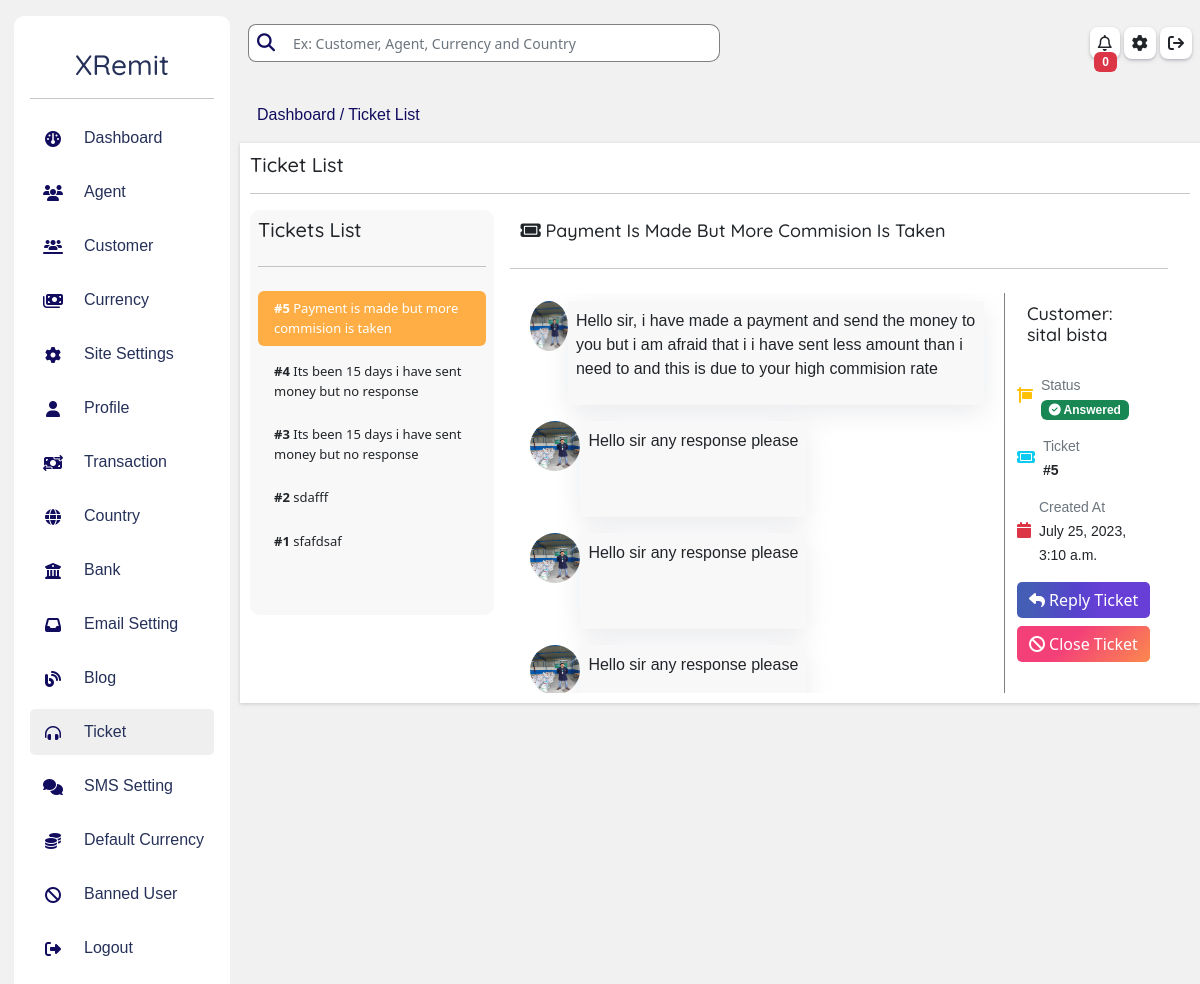
The app's page /owner/ticket-list, older data.
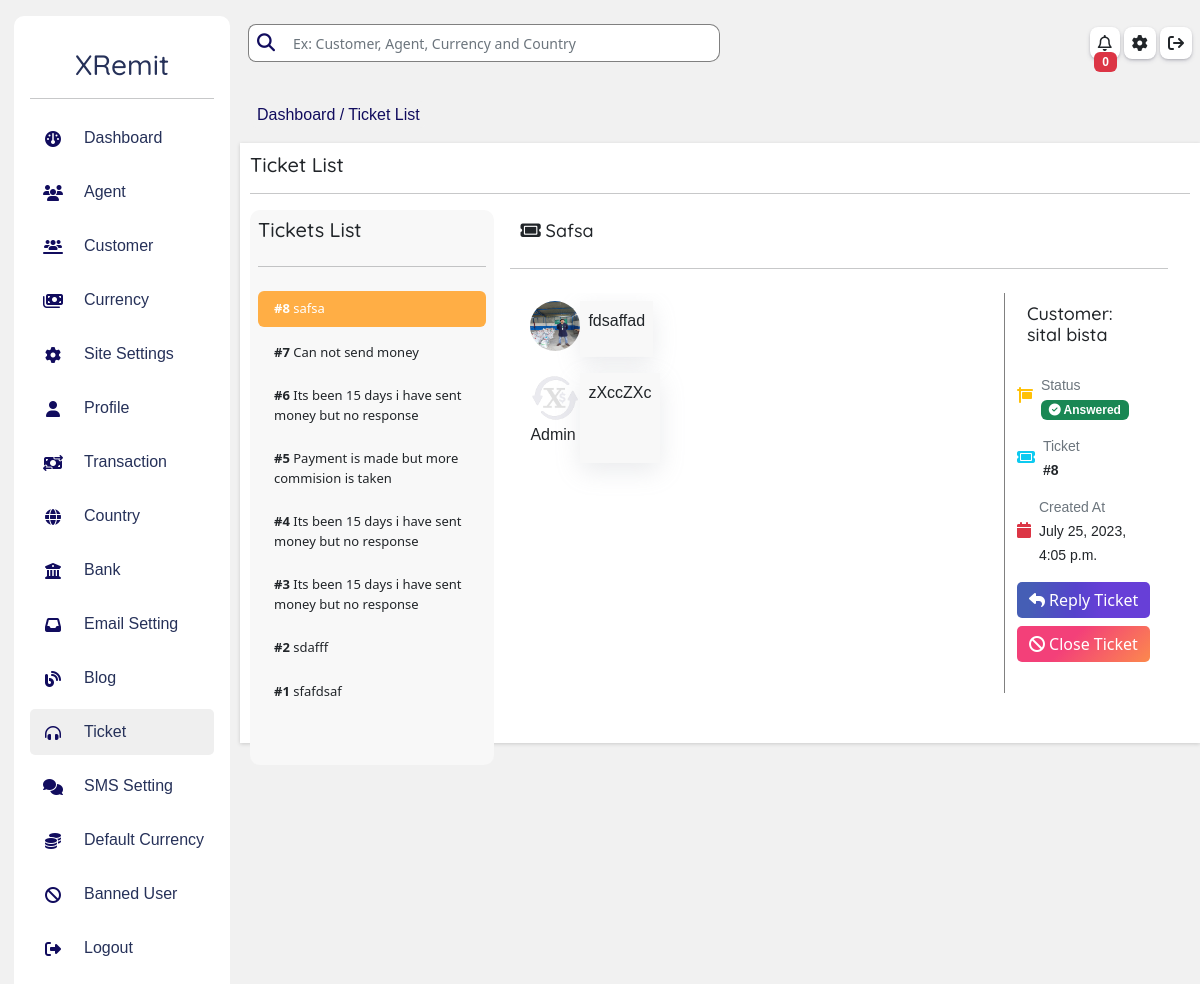
The same page, newer data.
### homepage/models.py (models this page shows, shortened)
class Ticket(models.Model):
    customer = models.ForeignKey(Customer, related_name='customer_support', on_delete=models.CASCADE)
    department = models.CharField(max_length=200, choices=(
        ('technical','Technical'),
        ('payment', 'Payment'),
    ))
    piority = models.CharField(max_length=200, choices=(
        ('high','High'),
        ('medium', 'Medium'),
        ('low', 'Low'),
    ))
    status = models.CharField(max_length=200, choices=(
        ('pending','Pending'),
        ('answered', 'Answered'),
        ('closed', 'Closed')
    ), null = True, blank = True)
    subject = models.CharField(max_length=300)
    description = RichTextUploadingField()
    date_added = models.DateTimeField(auto_now_add=True)
    updated_date = models.DateTimeField(auto_now = True)
    def __str__(self):
        return self.subject

class Customer(models.Model):
    admin = models.OneToOneField(CustomUser, related_name ="customer", on_delete=models.CASCADE, null = True, blank = True)
    number = models.BigIntegerField(null = True)
    mail_address = models.CharField(max_length=100, null = True, blank = True)
    state = models.CharField(max_length=100, null = True, blank = True)
    zip_code = models.IntegerField(null = True, blank = True)
    city = models.CharField(max_length=100, null = True, blank = True)
    country = models.ForeignKey(Country, related_name='customer_country', on_delete=models.CASCADE, null = True, blank= True)
    address = models.CharField(max_length = 200, null = True, blank = True)
    profil_pic = models.ImageField(upload_to ="profile_pic/customer/", null = True, blank = True)
    created_at = models.DateTimeField(auto_now_add= True)
    added_by = models.ForeignKey(CustomUser, null=True, blank = True, related_name = 'student_adder', on_delete = models.CASCADE)
    updated_at = models.DateTimeField(auto_now=True)
    banned = models.BooleanField(default=False)
    security = models.CharField(max_length=200, choices=(
        ('email', 'email'),
        ('sms', 'sms'),
        ('both', 'both'),
        ('none','none')
    ), default='none', null= True, blank = True)
    kyc_verified = models.BooleanField(default=False)
    rejected = models.BooleanField(default=False)
    objects = models.Manager()

class TicketReply(models.Model):
    ticket = models.ForeignKey(Ticket, related_name='ticket_reply', on_delete=models.CASCADE)
    description = RichTextUploadingField()
    date_added = models.DateTimeField(auto_now_add=True)
    updated_date = models.DateTimeField(auto_now = True)
    replied_by = models.ForeignKey(CustomUser, related_name='user_reply', on_delete=models.CASCADE)

class CustomUser(AbstractUser):
    user_type_data = (("owner", "owner"), ("agent", 'agent'), ("customer", 'customer'))
    user_type = models.CharField(default = "owner", choices = user_type_data, max_length = 20)
    email = models.EmailField(unique = True)

### owner/views.py (the view, shortened to what this page needs)
# urls.py: path('ticket-list', views.ticketList, name ="ticketView"),
def ticketList(request):
    ticket = Ticket.objects.all().order_by('-id')
    check = None
    for i in ticket:
        check = i.id
        break
    dist = {
        'ticket':ticket,
        'check':check,
        'form':ReplyForm()
    }
    noti = notification()
    dist.update(noti)
    return render(request, "owner/ticket.html", dist)

### homepage/forms.py
class ReplyForm(forms.ModelForm):
    class Meta:
        model = TicketReply
        fields = ('__all__')
        exclude = ('replied_by',)
        widgets= {
            'description': CKEditorUploadingWidget(),
            'ticket':forms.Select(attrs={'hidden':True})
        }

### owner/views.py (called while the page is built)
def notification():
   noti = AdminNotification.objects.filter(seen= False)
   count = noti.count()
   li = {
       'noti':noti,
       'noti_count':count
   }
   return li

### template/owner/ticket.html (shortened to what the changed rows need)
{% extends 'owner/dashboard.html' %}
{% load static %}
{% block inside %}
<div class="row p-0 m-0 mt-3">
    <div class="row p-0 m-0">
       <div class="col-12 col-lg-12 m-auto" id="ticket-box">
            <div class="d-flex align-items-start mt-2">
                <div class="left-ticket-box p-2 nav flex-column nav-pills me-3 " id="v-pills-tab" role="tablist" aria-orientation="vertical">
                    <div class="pb-5">
                        {% for i in ticket %}
                            <button style="text-align: left; width: 100%;" class=" mt-2 nav-link text-dark{%if i.id == check%} active{%endif%}" id="v-pills-{{i.id}}-tab" data-bs-toggle="pill" data-bs-target="#v-pills-{{i.id}}" type="button" role="tab" aria-controls="v-pills-{{i.id}}" aria-selected="true"> <b>#{{i.id}}</b> {{i.subject}}</button>
                        {% endfor %}
                    </div>
                </div>
                <div class="tab-content flex-shrink-1" id="v-pills-tabContent" style="width: 70%;">
                    {% for i in ticket %}
                    <div class="tab-pane fade  {%if i.id == check%}show active{%endif%}" id="v-pills-{{i.id}}" role="tabpanel" aria-labelledby="v-pills-{{i.id}}-tab">
                        <h5 class="head-para text-dark text-capitalize">
                            <i class="fa fa-ticket"></i>
                            {{i.subject}}
                        </h5>
                        <hr>
                        <div class="row m-0">
                            <div class="col-12 col-lg-9 mt-2" id="des-holder">
                                <div class="text-dark ticket-des">
                                    <div class="d-flex p-2">
                                        <img src="{%if i.customer.profil_pic%}{{i.customer.profil_pic.url}} {%else%} {%static 'resources/verified.png'%} {%endif%}" alt="" style="height: 50px; width: 50px; border-radius: 50%;">
                                        <div class="p-2" id="ticketDescription">
                                            {{i.description|safe}}
                                        </div>
                                    </div>
                                </div>
                                {% for j in i.ticket_reply.all   %}
                                    <div class="text-dark ticket-des" style="width: 100%;">
                                        <div class="d-flex p-2">
                                            <div>
                                                {% if j.replied_by.customer %}
                                                <img src="{%if j.ticket.customer.profil_pic%}{{j.ticket.customer.profil_pic.url}} {%else%} {%static 'resources/verified.png'%} {%endif%}" alt="" style="height: 50px; width: 50px; border-radius: 50%;">
                                                {%else%}
                                                    <img src="{%static 'resources/logo.png'%}" alt="" style="height: 50px; width: 50px; border-radius: 50%;">
                                                    <p>Admin</p>
                                                {% endif %}
                                            </div>
                                            <div class="p-2" id="ticketDescription">
                                                {{j.description|safe}}
                                            </div>
                                        </div>
                                    </div>
                                {% endfor %}
                            </div>
                            <div class="col-12 col-lg-3 mt-2" id="sidesupport">
                                <h4 class="head-para text-dark">
                                    Customer: {{i.customer.admin.get_full_name}}
                                </h4>
                                <div class="d-flex text-dark">
                                    <p class="my-auto text-warning">
                                        <i class="fa fa-sign"></i>
                                    </p>
                                    <div class="m-0 p-2">
                                        <small class="m-0 text-secondary">Status</small>
                                        <div class="m-0">
                                            {% if i.status == 'answered' %}
                                                <span class="badge bg-success">
                                                    <i class="fa-solid fa-check-circle"></i> Answered
                                                </span>
                                            {% endif %}
                                        </div>
                                    </div>
                                </div>
                                <div class="d-flex text-dark">
                                    <p class="my-auto text-info">
                                        <i class="fa fa-ticket"></i>
                                    </p>
                                    <div class="m-0 p-2">
                                        <small class="d-block  text-secondary">Ticket</small>
                                        <small class="m-0">
                                            <b>
                                                #{{i.id}}
                                            </b>
                                        </small>
                                    </div>
                                </div>
                                <div class="d-flex text-dark">
                                    <p class="my-auto text-danger">
                                        <i class="fa fa-calendar"></i>
                                    </p>
                                    <div class="m-0 p-2">
                                        <small class="d-block  text-secondary">Created At</small>
                                        <small class="m-0">
                                            {{i.date_added}}
                                        </small>
                                    </div>
                                </div>
                                {% if i.status == 'closed' %}
                                    <button class="btn btn-danger mt-2 btn-reply-ticket" >
                                        <i class="fa fa-ban"></i> Closed
                                    </button>
                                    <h6>
                                        Closed Date: {{i.updated_date}}
                                    </h6>
                                    {%else%}
                                        <button class="btn btn-primary mt-2 btn-reply-ticket" data-bs-toggle="modal" data-bs-target="#exampleModal{{i.id}}" onclick="ticketid('{{i.id}}')">
                                            <i class="fa fa-reply"></i> Reply Ticket
                                        </button>
                                        <a href="{%url 'owner:closeTicket' i.id%}">
                                            <button class="btn btn-danger mt-2 btn-reply-ticket" >
                                                <i class="fa fa-ban"></i> Close Ticket
                                            </button>
                                        </a>
                                {% endif %}
                            </div>
                        </div>
                    </div>
                    {% endfor %}
                </div>
            </div>
       </div>
    </div>
</div>
{% endblock inside %}

Row changes from the older to the newer data that the page shows:
no longer on one of the page's lists (row unchanged): Ticket: subject "Payment Is Made But More Commision Is Taken", description "Hello sir, i have made a payment and send the money to you but i am afraid that i i have sent less amount than i need to and this is due to your high commision rate", customer.admin.get_full_name "sital bista", id "5", date_added "July 25, 2023, 3:10 a.m."
added Ticket: id "8", subject "safsa", subject "Safsa", customer.profil_pic (picture), description "fdsaffad", customer.admin.get_full_name "sital bista", status "answered" (drawn), date_added "July 25, 2023, 4:05 p.m."
added Ticket: id "7", subject "Can not send money", shown under "Tickets List"
added Ticket: id "6", subject "Its been 15 days i have sent money but no response", shown under "Tickets List"
computed for Ticket "Payment is made but more commision is taken": loses TicketReply (ticket.profil_pic (picture), description "Hello sir any response please")
added TicketReply: description "zXccZXc", shown under "Safsa"
